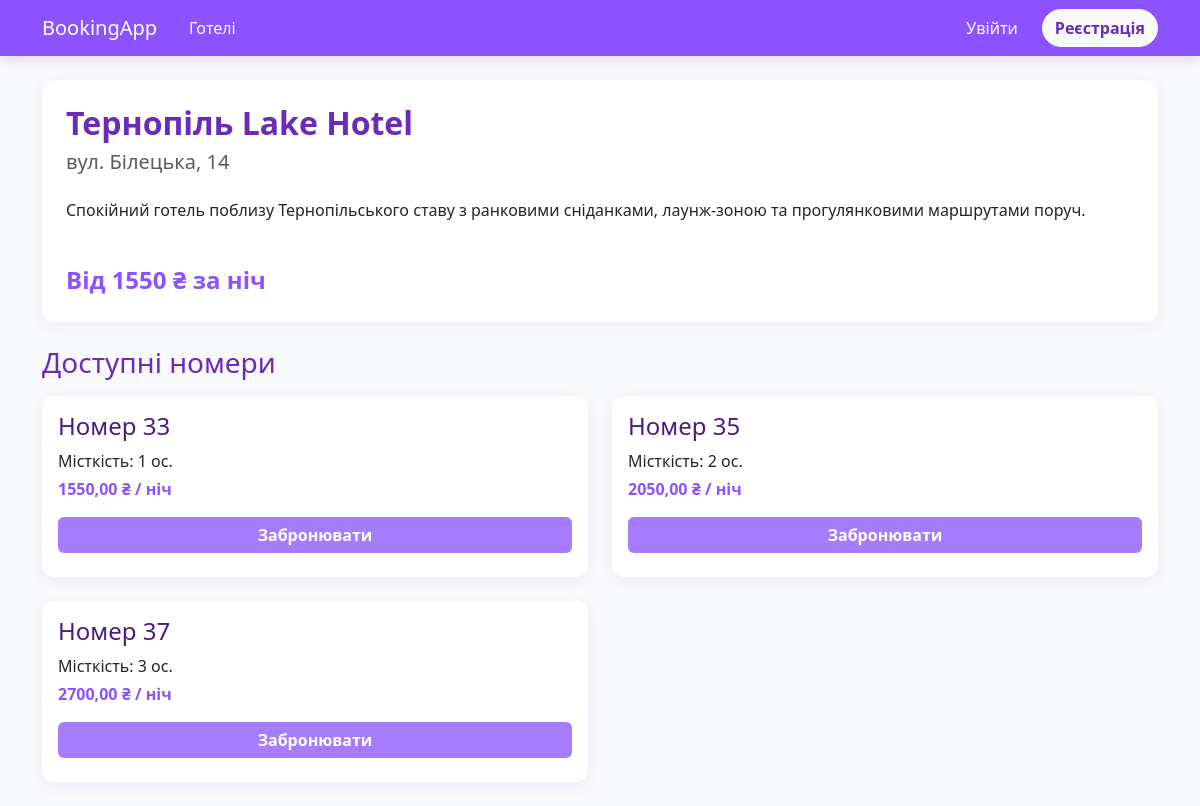
Screenshot of /hotels/19/ with the database file from the repository.
### hotels/models/hotel.py (models this page shows, shortened)
class Hotel(models.Model):
    owner = models.ForeignKey(
        to=settings.AUTH_USER_MODEL,
        on_delete=models.CASCADE,
        related_name='hotels',
        verbose_name=_("Власник"),
    )
    title = models.CharField(
        verbose_name=_("Назва"),
        max_length=255,
    )
    description = models.TextField(
        verbose_name=_("Опис"),
        blank=True,
        null=True,
    )
    address = models.TextField(
        verbose_name=_("Адреса"),
    )
    city = models.CharField(
        verbose_name=_("Місто"),
        max_length=100,
    )
    created_at = models.DateTimeField(
        verbose_name=_("Дата створення"),
        auto_now_add=True,
    )
    class Meta:
        verbose_name = _("Готель")
        verbose_name_plural = _("Готелі")

### hotels/models/room.py (models this page shows, shortened)
class Room(models.Model):
    hotel = models.ForeignKey(
        to=Hotel,
        on_delete=models.CASCADE,
        related_name='rooms',
        verbose_name=_('Готель'),
    )
    room_number = models.CharField(
        verbose_name=_('Номер кімнати'),
        max_length=50,
    )
    capacity = models.PositiveIntegerField(
        verbose_name=_('Місткість'),
        default=2,
        validators=[
            MinValueValidator(
                1,
                message=_('Місткість має бути щонайменше '
                          '%(limit_value)s особа.')
            ),
            MaxValueValidator(
                20,
                message=_('Місткість не може перевищувати '
                          '%(limit_value)s осіб.')
            ),
        ],
    )
    price_per_night = models.DecimalField(
        verbose_name=_('Ціна за ніч'),
        max_digits=10,
        decimal_places=2,
        validators=[
            MinValueValidator(
                Decimal('0.01'),
                message=_('Ціна за ніч має бути щонайменше '
                          '%(limit_value)s.')
            ),
            MaxValueValidator(
                Decimal('1000000.00'),
                message=_('Ціна за ніч не може перевищувати '
                          '%(limit_value)s.')
            ),
        ],
    )
    is_available = models.BooleanField(
        verbose_name=_('Доступність'),
        default=True,
    )
    class Meta:
        verbose_name = _('Кімната')
        verbose_name_plural = _('Кімнати')
        constraints = [
            models.UniqueConstraint(
                fields=['hotel', 'room_number'],
                name='unique_room_per_hotel'
            )
        ]

### hotels/views/hotel.py (the view)
# urls.py: path('<int:pk>/',        HotelDetailView.as_view(), name='hotel_detail'),
class HotelDetailView(DetailView):
    model = Hotel
    template_name = 'hotels/hotel_detail.html'
    context_object_name = 'hotel'
    def get_queryset(self):
        return super().get_queryset().annotate(
            min_price=Min(
                'rooms__price_per_night',
                filter=Q(rooms__is_available=True)
            )
        )
    def get_context_data(self, **kwargs):
        context = super().get_context_data(**kwargs)
        context['rooms'] = self.object.rooms.all()
        return context

### templates/hotels/hotel_detail.html (shortened to what this page needs)
{% extends 'base.html' %}
{% block content %}
<div class="card card-lilac p-4 mb-4">
    <h2 class="text-lilac fw-bold">{{ hotel.title }}</h2>
    <h5 class="text-muted">{{ hotel.address }}</h5>
    <p class="mt-3">{{ hotel.description }}</p>
    <div class="d-flex justify-content-between align-items-center mt-4">
        <span class="fs-4 fw-bold" style="color: #8c52ff;">
            {% if hotel.min_price %}
                Від {{ hotel.min_price }} ₴ за ніч
            {% else %}
                Номери відсутні
            {% endif %}
        </span>
    </div>
</div>
<div class="d-flex justify-content-between align-items-center mb-3">
    <h3 class="text-lilac m-0">Доступні номери</h3>
</div>
<div class="row row-cols-1 row-cols-md-2 g-4">
    {% for room in hotel.rooms.all %}
    <div class="col">
        <div class="card card-lilac card-hover h-100 p-3 flex-column d-flex">
            <h4 style="color: #4a1c82;">Номер {{ room.room_number }}</h4>
            <p class="mb-1">Місткість: {{ room.capacity }} ос.</p>
            <p class="fw-bold mb-3" style="color: #8c52ff;">{{ room.price_per_night }} ₴ / ніч</p>
            <div class="mt-auto">
                <a href="{% url 'booking_create' room.id %}" class="btn btn-lilac w-100 mb-2">Забронювати</a>
            </div>
        </div>
    </div>
    {% empty %}
    <div class="col-12">
        <p class="text-muted">У цьому готелі поки немає доступних номерів.</p>
    </div>
    {% endfor %}
</div>
{% endblock %}

### templates/base.html (style rules this page uses)
body { background-color: #f5f0fa !important; color: #2d1b36; }
.btn-lilac { background-color: #a67cff; color: #ffffff; font-weight: bold; border: none; transition: background-color 0.2s; }
.card-lilac { background: #ffffff; border: none; border-radius: 12px; box-shadow: 0 4px 15px rgba(140, 82, 255, 0.08); }
.card-hover { transition: transform 0.2s ease-in-out; }
.text-lilac { color: #6a2bba; }

### rows the page displays
Hotel: title "Тернопіль Lake Hotel", address "вул. Білецька, 14", description "Спокійний готель поблизу Тернопільського ставу з ранковими сніданками, лаунж-зоною та прогулянковими маршрутами поруч.", min_price "1550"
Room: room_number "33", capacity "1", price_per_night "1550,00"
Room: room_number "35", capacity "2", price_per_night "2050,00"
Room: room_number "37", capacity "3", price_per_night "2700,00"
